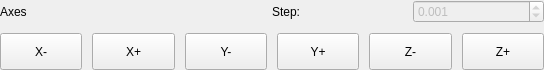
<?xml version="1.0" encoding="UTF-8"?>
<ui version="4.0">
 <class>Form</class>
 <widget class="QWidget" name="Form">
  <property name="geometry">
   <rect>
    <x>0</x>
    <y>0</y>
    <width>544</width>
    <height>70</height>
   </rect>
  </property>
  <property name="sizePolicy">
   <sizepolicy hsizetype="Expanding" vsizetype="Expanding">
    <horstretch>0</horstretch>
    <verstretch>0</verstretch>
   </sizepolicy>
  </property>
  <property name="windowTitle">
   <string>Form</string>
  </property>
  <property name="styleSheet">
   <string notr="true"/>
  </property>
  <layout class="QGridLayout" name="gridLayout">
   <property name="leftMargin">
    <number>0</number>
   </property>
   <property name="topMargin">
    <number>0</number>
   </property>
   <property name="rightMargin">
    <number>0</number>
   </property>
   <property name="bottomMargin">
    <number>0</number>
   </property>
   <property name="spacing">
    <number>0</number>
   </property>
   <item row="0" column="0">
    <layout class="QVBoxLayout" name="verticalLayout" stretch="0,2">
     <property name="spacing">
      <number>10</number>
     </property>
     <item>
      <layout class="QHBoxLayout" name="horizontalLayout_2" stretch="4,2,2">
       <item>
        <widget class="QLabel" name="ui_label">
         <property name="text">
          <string>Axes</string>
         </property>
        </widget>
       </item>
       <item>
        <widget class="QLabel" name="label">
         <property name="layoutDirection">
          <enum>Qt::LeftToRight</enum>
         </property>
         <property name="text">
          <string>Step:</string>
         </property>
        </widget>
       </item>
       <item>
        <widget class="QDoubleSpinBox" name="ui_spin_step">
         <property name="enabled">
          <bool>false</bool>
         </property>
         <property name="decimals">
          <number>3</number>
         </property>
         <property name="singleStep">
          <double>0.001000000000000</double>
         </property>
         <property name="value">
          <double>0.001000000000000</double>
         </property>
        </widget>
       </item>
      </layout>
     </item>
     <item>
      <layout class="QHBoxLayout" name="horizontalLayout" stretch="1,1,1,1,1,1">
       <property name="spacing">
        <number>10</number>
       </property>
       <item>
        <widget class="QPushButton" name="ui_button_x_minus">
         <property name="sizePolicy">
          <sizepolicy hsizetype="Expanding" vsizetype="Expanding">
           <horstretch>0</horstretch>
           <verstretch>0</verstretch>
          </sizepolicy>
         </property>
         <property name="text">
          <string>X-</string>
         </property>
         <property name="autoRepeat">
          <bool>true</bool>
         </property>
         <property name="autoRepeatDelay">
          <number>100</number>
         </property>
        </widget>
       </item>
       <item>
        <widget class="QPushButton" name="ui_button_x_plus">
         <property name="sizePolicy">
          <sizepolicy hsizetype="Expanding" vsizetype="Expanding">
           <horstretch>0</horstretch>
           <verstretch>0</verstretch>
          </sizepolicy>
         </property>
         <property name="text">
          <string>X+</string>
         </property>
         <property name="autoRepeat">
          <bool>true</bool>
         </property>
         <property name="autoRepeatDelay">
          <number>100</number>
         </property>
         <property name="autoDefault">
          <bool>false</bool>
         </property>
         <property name="default">
          <bool>false</bool>
         </property>
         <property name="flat">
          <bool>false</bool>
         </property>
        </widget>
       </item>
       <item>
        <widget class="QPushButton" name="ui_button_y_minus">
         <property name="sizePolicy">
          <sizepolicy hsizetype="Expanding" vsizetype="Expanding">
           <horstretch>0</horstretch>
           <verstretch>0</verstretch>
          </sizepolicy>
         </property>
         <property name="text">
          <string>Y-</string>
         </property>
         <property name="autoRepeat">
          <bool>true</bool>
         </property>
         <property name="autoRepeatDelay">
          <number>100</number>
         </property>
        </widget>
       </item>
       <item>
        <widget class="QPushButton" name="ui_button_y_plus">
         <property name="sizePolicy">
          <sizepolicy hsizetype="Expanding" vsizetype="Expanding">
           <horstretch>0</horstretch>
           <verstretch>0</verstretch>
          </sizepolicy>
         </property>
         <property name="text">
          <string>Y+</string>
         </property>
         <property name="autoRepeat">
          <bool>true</bool>
         </property>
         <property name="autoRepeatDelay">
          <number>100</number>
         </property>
        </widget>
       </item>
       <item>
        <widget class="QPushButton" name="ui_button_z_minus">
         <property name="sizePolicy">
          <sizepolicy hsizetype="Expanding" vsizetype="Expanding">
           <horstretch>0</horstretch>
           <verstretch>0</verstretch>
          </sizepolicy>
         </property>
         <property name="text">
          <string>Z-</string>
         </property>
         <property name="autoRepeat">
          <bool>true</bool>
         </property>
         <property name="autoRepeatDelay">
          <number>100</number>
         </property>
        </widget>
       </item>
       <item>
        <widget class="QPushButton" name="ui_button_z_plus">
         <property name="sizePolicy">
          <sizepolicy hsizetype="Expanding" vsizetype="Expanding">
           <horstretch>0</horstretch>
           <verstretch>0</verstretch>
          </sizepolicy>
         </property>
         <property name="text">
          <string>Z+</string>
         </property>
         <property name="autoRepeat">
          <bool>true</bool>
         </property>
         <property name="autoRepeatDelay">
          <number>100</number>
         </property>
        </widget>
       </item>
      </layout>
     </item>
    </layout>
   </item>
  </layout>
 </widget>
 <resources/>
 <connections/>
</ui>
